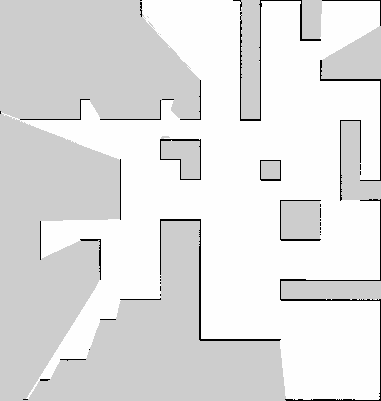
#> input picture maps/phase2/map.pgm, 381 x 401 px
$ python prepare_media.py
#> lines starting #> are read from the running program, lines starting #| are printed output that depends on the picture
#!/usr/bin/env python3
"""Export report images and demo videos from existing measured artifacts."""
from pathlib import Path
import json
import os
import re
import shutil
import textwrap

import cv2
import numpy as np
from PIL import Image, ImageDraw, ImageFont

ROOT=Path(__file__).resolve().parents[2]
PIC=ROOT/'pictures'; VID=ROOT/'videos'; DOC=ROOT/'docs/bai7'
PIC.mkdir(exist_ok=True); VID.mkdir(exist_ok=True)
FONT='/usr/share/fonts/truetype/dejavu/DejaVuSans.ttf'
BOLD='/usr/share/fonts/truetype/dejavu/DejaVuSans-Bold.ttf'
def font(size=24,bold=False):return ImageFont.truetype(BOLD if bold else FONT,size)
def canvas(title,subtitle='',size=(1500,1000)):
 image=Image.new('RGB',size,'white');draw=ImageDraw.Draw(image)
 draw.text((45,25),title,font=font(32,True),fill='black')
 if subtitle:draw.text((45,78),subtitle,font=font(20),fill='#333333')
 return image,draw
def save_map(source,target,title,subtitle):
#> called with target = '01_ban_do_slam_goc.png', title = 'Bản đồ SLAM gốc được cung cấp'
 original=Image.open(source).convert('RGB')
 image,draw=canvas(title,subtitle,(1200,1150))
#> in canvas, `image = Image.new('RGB', size, 'white')`: image: PIL image 1200x1150 RGB; every value is 255
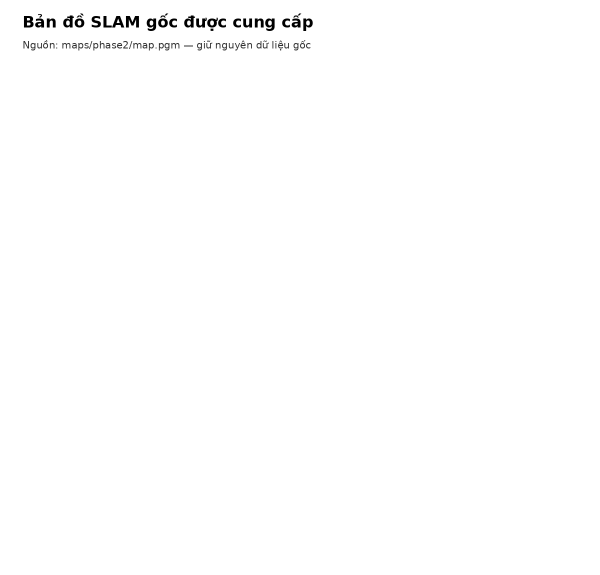
#> image: PIL image 1200x1150 RGB (shown at 1/2 size); min 0, max 255, mean 253.6
 ratio=min(1090/original.width,970/original.height)
#> ratio = 2.42
 original=original.resize((round(original.width*ratio),round(original.height*ratio)),getattr(Image,'Resampling',Image).NEAREST)
#> original: PIL image 922x970 RGB
 image.paste(original,((1200-original.width)//2,135))
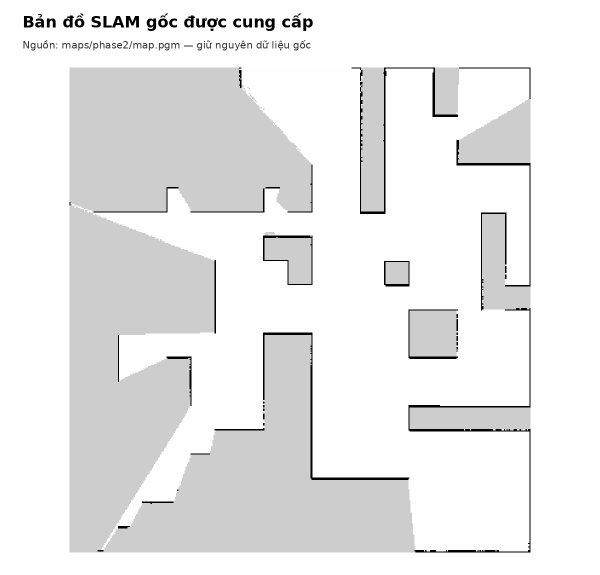
#> image: PIL image 1200x1150 RGB (shown at 1/2 size); min 0, max 255, mean 234
 image.save(PIC/target)

save_map(ROOT/'maps/phase2/map.pgm','01_ban_do_slam_goc.png',
         'Bản đồ SLAM gốc được cung cấp','Nguồn: maps/phase2/map.pgm — giữ nguyên dữ liệu gốc')
save_map(ROOT/'maps/bai7/map.pgm','02_ban_do_tham_chieu_gazebo.png',
         'Bản đồ tham chiếu khớp Gazebo','Raster hóa collision box maze_fast.sdf; 0,05 m/ô; không phải kết quả SLAM mới')
#> call 2 of save_map, with target = '02_ban_do_tham_chieu_gazebo.png', title = 'Bản đồ tham chiếu khớp Gazebo'
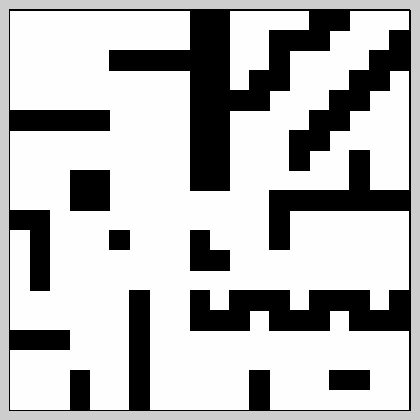
#> input picture maps/bai7/map.pgm, 420 x 420 px
#> in save_map (call 2), `original=original.resize((round(original.width*ratio),round(original.h..`:
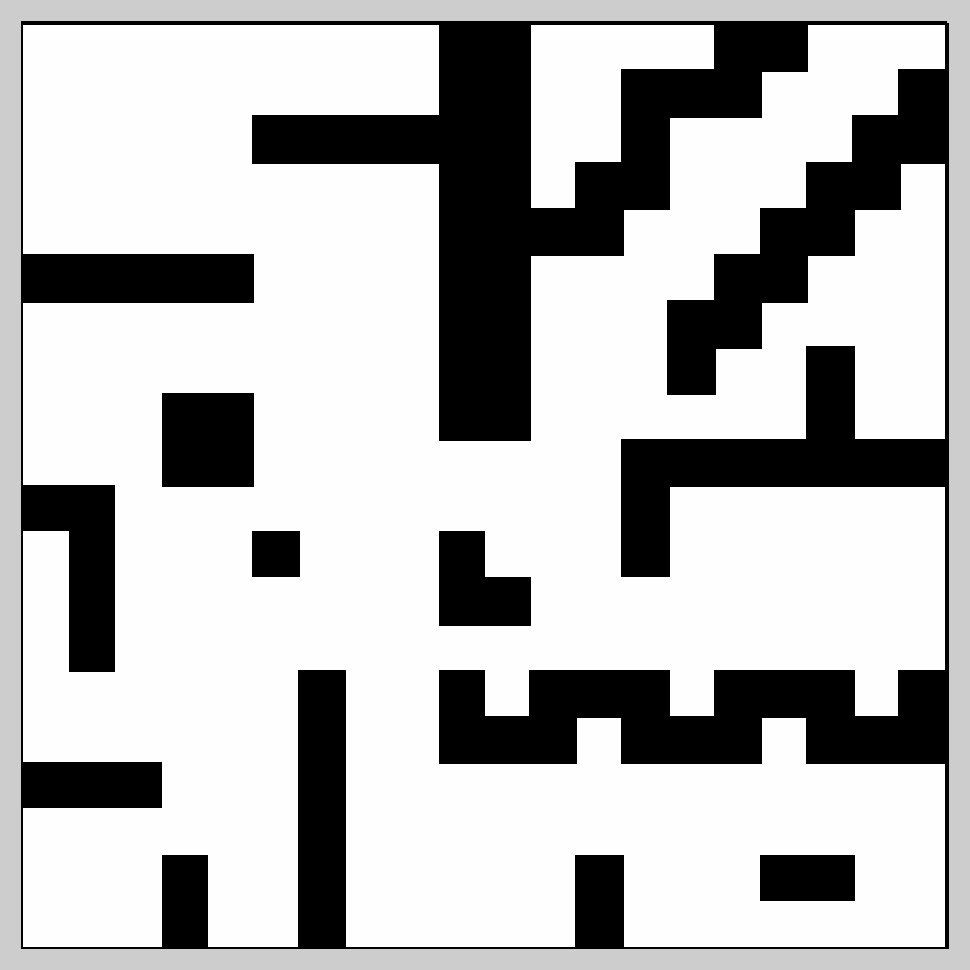
#> original: PIL image 970x970 RGB; min 0, max 254, mean 184.5
#> in save_map (call 2), `image.paste(original,((1200-original.width)//2,135))`:
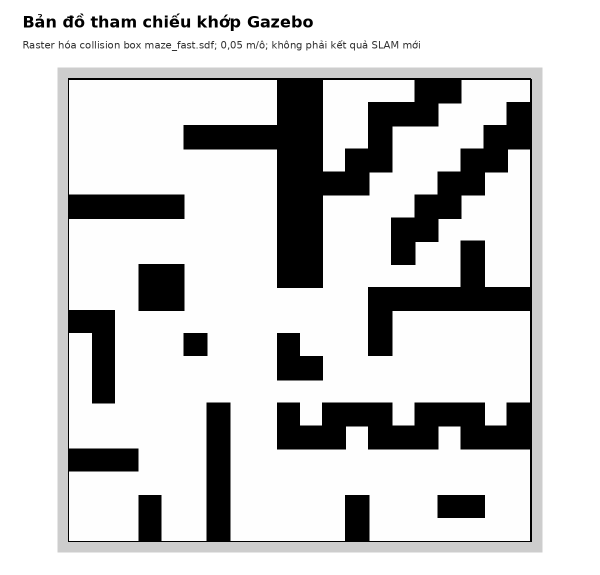
#> image: PIL image 1200x1150 RGB (shown at 1/2 size); min 0, max 255, mean 205.4
def render_regions(folder,target):
 import yaml
#> (the run stopped early here; a loop or call above may not have finished)
